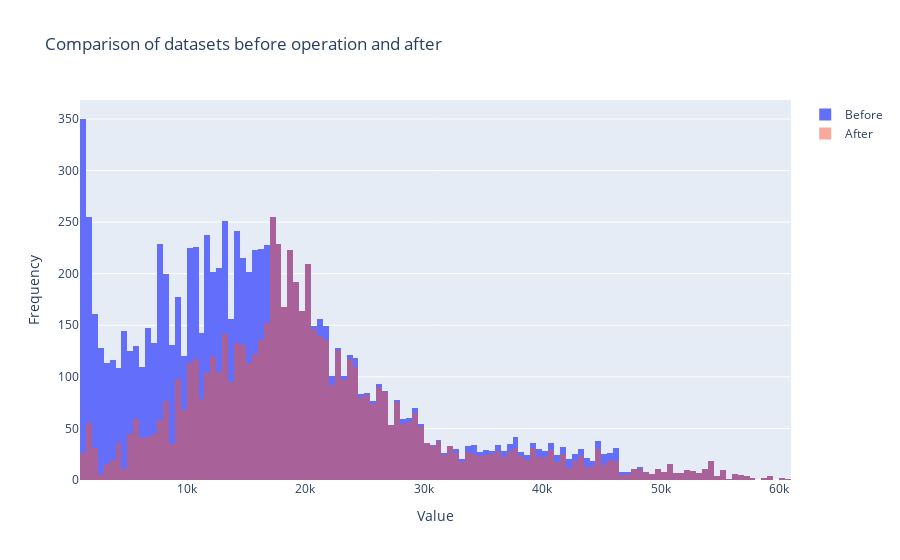

The cell this chart's notebook holds for it:
### Code cell
variables = df_inliners.drop('target_binned', axis=1).columns
X = df_inliners[variables]
y = df_inliners['target_binned']

# initialize the undersampling sampler
# with auto, we actually lost 95% of the data, so let's use a specified sampling strategy
strategy = {0: 200, 1: 400, 2: 800, 3: 1000, 4: 1587, 5: 900, 6: 590, 7: 300, 8: 199, 9: 200, 10: 150, 11: 100}
# sampler = RandomUnderSampler(sampling_strategy=strategy, random_state=321)
sampler = ClusterCentroids(sampling_strategy=strategy)

# perform undersampling
X_resampled, y_resampled = sampler.fit_resample(X, y)

# reconstruct the dataframe
df_resampled = pd.DataFrame(X_resampled, columns=variables)
df_resampled['target_binned'] = y_resampled

comparison_plot(df_inliners, df_resampled)

### Figure 1 — Plotly figure (JSON) as saved in the notebook; plotly's stock layout.template omitted (floating-point values rounded to 4 significant figures; data arrays with more than 128 entries replaced by an {"elided": "..."} marker saying what was removed)
{"data": [{"bingroup": "1", "name": "Before", "type": "histogram", "x": {"elided": "10296 int values"}}, {"bingroup": "1", "name": "After", "opacity": 0.5, "type": "histogram", "x": {"elided": "6582 int values"}}], "layout": {"barmode": "overlay", "hovermode": "x unified", "title": {"text": "Comparison of datasets before operation and after"}, "xaxis": {"title": {"text": "Value"}}, "yaxis": {"title": {"text": "Frequency"}}}}
